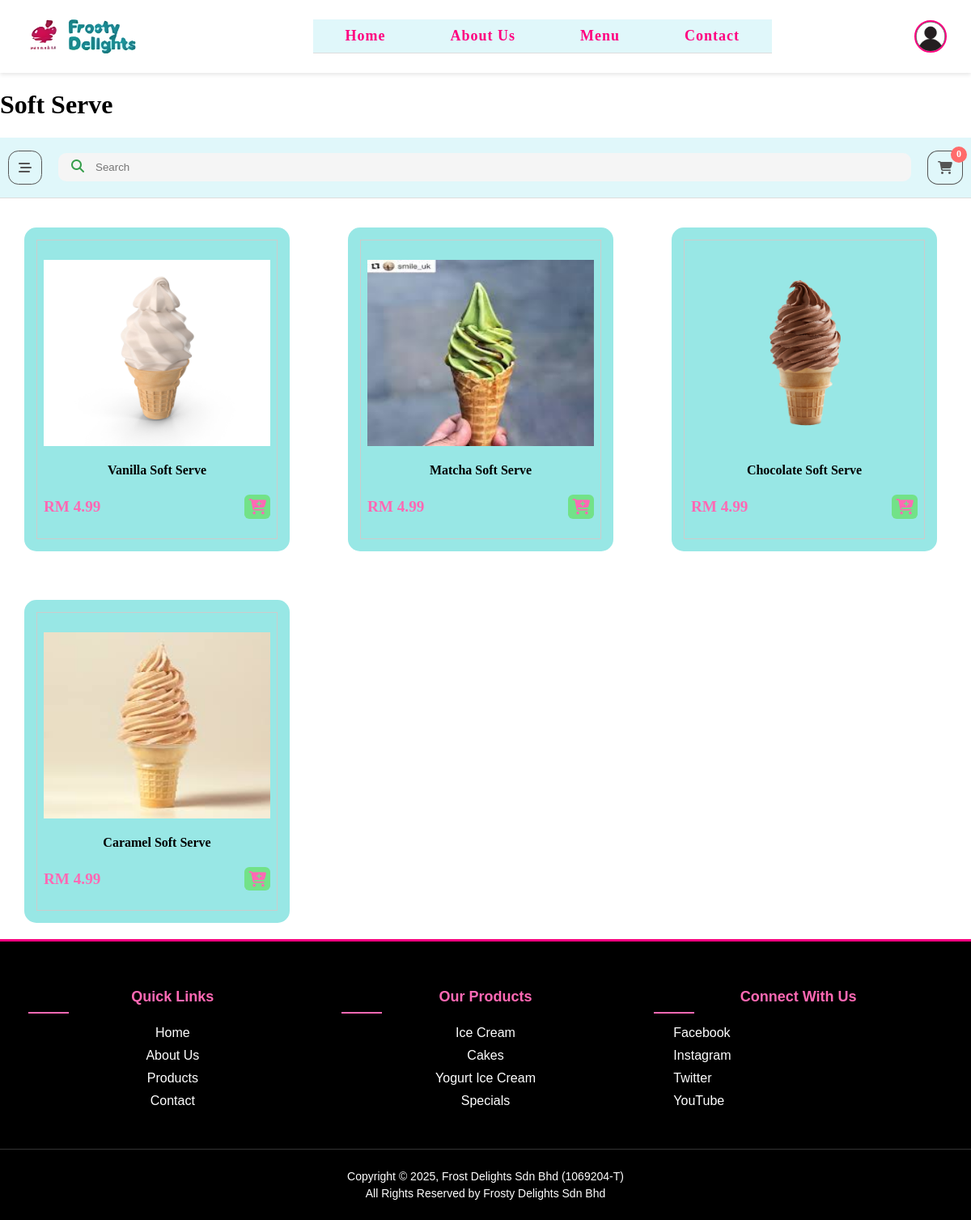
Screenshot of /modules/menu.php?category=Soft+Serve with the database file from the repository.
### tables this page shows
CREATE TABLE `product` (
  `id` char(4) NOT NULL,
  `name` varchar(100) NOT NULL,
  `category` varchar(100) NOT NULL,
  `Flavour` varchar(20) NOT NULL,
  `price` decimal(4,2) NOT NULL,
  `photo` varchar(100) NOT NULL,
  `Description` varchar(200) NOT NULL,
  `quantity` int(11) NOT NULL,
  `availability` tinyint(1) NOT NULL
);

### modules/menu.php (the view, shortened to what this page needs)
<?php
require '../base.php';
$search = isset($_GET['search']) ? trim($_GET['search']) : '';
$category = isset($_GET['category']) ? trim($_GET['category']) : '';
if (!empty($search) && !empty($category)) {
    $stmt = $_db->prepare('SELECT * FROM assignment.product WHERE name LIKE ? AND category = ?');
    $stmt->execute(['%' . $search . '%', $category]);
    $arr = $stmt->fetchAll(PDO::FETCH_OBJ);
} elseif (!empty($search)) {
    $stmt = $_db->prepare('SELECT * FROM assignment.product WHERE name LIKE ?');
    $stmt->execute(['%' . $search . '%']);
    $arr = $stmt->fetchAll(PDO::FETCH_OBJ);
} elseif (!empty($category)) {
    $stmt = $_db->prepare('SELECT * FROM assignment.product WHERE category = ?');
    $stmt->execute([$category]);
    $arr = $stmt->fetchAll(PDO::FETCH_OBJ);
} else {
    $stmt = $_db->query('SELECT * FROM assignment.product');
    $arr = $stmt->fetchAll(PDO::FETCH_OBJ);
}
include '../header.php';
$categoryName = "All Products";
if (!empty($category)) {
    $categoryName = $category;
}
?>
<h1><?= $categoryName ?></h1>
<nav class="menu">
    <div class="menu-bar" id="category-menu-toggle">
        <i class="fa-solid fa-bars-staggered"></i>
    </div>
    <div class="search-box">
        <i class="fa-solid fa-magnifying-glass"></i>
        <input type="text" id="product-search" placeholder="Search" value="<?= htmlspecialchars($search) ?>"/>
    </div>
    <div class="cart">
        <i class="fa-solid fa-cart-shopping"></i>
        <span>0</span>
    </div>
</nav>
<div class="product-grid">
    <?php if (!empty($arr)): ?>
        <?php foreach ($arr as $product): ?>
        <div class="product_class">
            <div class="product" data-name="<?= $product->id ?>">
                <img src="/images/<?= $product->photo ?>">
                <h4 class="product-name"><?= $product->name?></h4>
                <div class="product-price">
                    <div class="price">RM <?= $product->price?></div>
                    <i class="fa-solid fa-cart-plus"></i>
                </div>
            </div>
        </div>
        <?php endforeach; ?>
    <?php else: ?>
        <div class="no-products">No products found matching your criteria</div>
    <?php endif; ?>
</div>
<?php
include '../footer.php';
?>

### css/style.css (style rules this page uses)
:root { --primary-color: #ff0080; --primary-light: #ff69b4; --primary-dark: #d6006b; --secondary-color: #000; --text-color: #fff; --card-bg: #181818; --accent-color: #222; }
html, body { height: 100%; min-height: 100%; margin: 0; padding: 0; }
body { display: flex; flex-direction: column; min-height: 100vh; }
img { display: flex; width: 40px; height: 40px; }
nav { background: var(--secondary-color); border-bottom: 2px solid var(--primary-color); display: flex; align-items: center; background-color: #E0F7FA; border-bottom: 1px solid #ddd; justify-items: center; }
.flavor-price, .product-price { color: var(--primary-light); font-weight: bold; font-size: 1.2rem; }
.product-grid { display: flex; justify-content: center; gap: 20px; }
.product-grid { margin-top: 1rem; align-items: center; justify-content: center; display:grid; grid-template-columns: repeat(3, 380px); }
.product-grid .product_class { align-items: center; justify-content: center; width: fit-content; padding: 20px; }
.product-grid .product_class .product { text-align: center; padding: 2.5rem 1.5rem; background: rgb(152, 231, 229); outline: .1rem solid #ccc; outline-offset: -1rem; border-radius: 15px; }
.product-grid .product_class .product img { height:230px; width:280px; margin: auto; cursor: pointer; }
.product-grid .product_class .product .product-price { display: flex; align-items: center; width: 100%; justify-content: space-between; }
.product-price .price { font-weight: 600; }
.fa-cart-plus { background: rgb(114, 226, 136); border-radius: 20%; padding: 5px; cursor: pointer; }
.menu { padding: 1rem 0; display: flex; justify-content: space-between; align-items: center; gap: 20px; width: 1200px; margin: auto; }
.menu .search-box { background: whitesmoke; border-radius: 10px; flex: 1; align-items: center; padding: 0 1rem; }
.menu .search-box i { color: rgb(54, 158, 75); }
.menu .search-box input { background: transparent; padding: 10px; width: 80%; }
.menu .menu-bar { display: flex; align-items: center; gap: 10px; margin-left: 10px; }
.menu .menu-bar i { padding: 10px; border-radius: 5px; cursor: pointer; background: whitesmoke; }
.fa-bars-staggered { background: transparent !important; border: 1px solid ; color: rgb(54, 158, 75); }
.menu .cart { display: flex; align-items: center; gap: 10px; margin-right: 10px; }
.menu .cart i { padding: 10px; border-radius: 5px; cursor: pointer; background: whitesmoke; }
.fa-cart-shopping { background: transparent !important; border: 1px solid ; color: rgb(54, 158, 75); }
.cart { position: relative; }
.cart span { background: rgb(236, 12, 12); color: white; border-radius: 50%; width: 15px; height: 15px; font-size: 9px; display: flex; align-items: center; justify-content: center; font-weight: 600; position: absolute; right: -5px; top: -5px; }
* { outline: none; border: none; box-sizing: border-box; }
.menu .menu-bar { display: flex; align-items: center; gap: 10px; margin-left: 10px; cursor: pointer; position: relative; }
.menu .menu-bar i { padding: 12px; border-radius: 30%; background-color: #f8f8f8; transition: all 0.2s ease; color: #555; font-size: 16px; }
.menu .cart i { padding: 12px; border-radius: 30%; background-color: #f8f8f8; transition: all 0.2s ease; color: #555; font-size: 16px; }
.menu .cart span { position: absolute; top: -5px; right: -5px; background-color: #ff6b6b; color: white; border-radius: 50%; width: 20px; height: 20px; display: flex; align-items: center; justify-content: center; font-size: 12px; font-weight: 600; }

### rows the page displays
product: photo (picture), name "Vanilla Soft Serve", price "4.99"
product: photo (picture), name "Matcha Soft Serve", price "4.99"
product: photo (picture), name "Chocolate Soft Serve", price "4.99"
product: photo (picture), name "Caramel Soft Serve", price "4.99"

### other values shown
$categoryName "Soft Serve"
